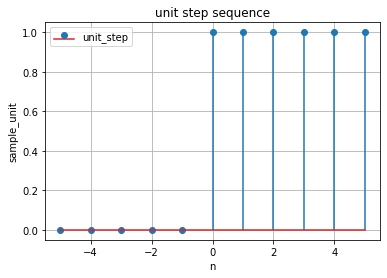

Write Python code to recreate this figure.
#draw unit Sample sequence
import numpy as np 
import matplotlib.pyplot as plt

#samples 
n= np.arange(-5,6,1, dtype=int)#range from -5 to 5 and increase by 1
print(n)#print values of n
unit_step = np.where(n>=0,1,0) # Draw Sample_unit
print(unit_step)#print values of unit_sample

plt.stem(n,unit_step,label="unit_step")#draw axis x and y 
plt.title('unit step sequence')#Title
plt.xlabel('n')#x axis is n
plt.ylabel('sample_unit')#y axis is unit_sample
plt.legend()#To Draw Label
plt.grid(True)#To draw Sqaures
